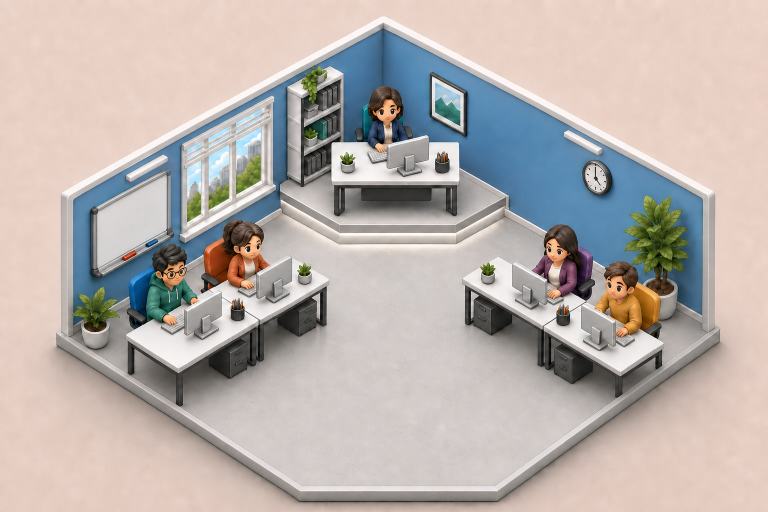
#> input picture artifacts/office-3d-modern-v3-purple-right-woman.png, 1536 x 1024 px (shown at 1/2 size); the run also reads 1 picture not shown here
$ python build-office-3d-motion-v1.py
#> lines starting #> are read from the running program, lines starting #| are printed output that depends on the picture
# 이 스크립트는 3D V4 원본을 고정한 채 인물의 눈·입·손 패치와 두 모던 테마를 생성한다.

from __future__ import annotations

import json
from pathlib import Path

from PIL import Image, ImageDraw, ImageFilter


PROJECT_DIR = Path(__file__).resolve().parents[1]
ARTIFACTS_DIR = PROJECT_DIR / "artifacts"
RESOURCES_DIR = PROJECT_DIR / "Sources" / "OfficeCore" / "Resources"
SOURCE_DIR = ARTIFACTS_DIR / "motion-sources"
MOTION_DIR = RESOURCES_DIR / "office-3d-motion-v1"
MODERN_BASE_PATH = (
    ARTIFACTS_DIR / "office-3d-modern-v3-purple-right-woman.png"
)
MODERN_NIGHT_BASE_PATH = (
    ARTIFACTS_DIR / "office-3d-modern-night-v3-purple-right-woman.png"
)
THEME_PATHS = {
    "modernDay": RESOURCES_DIR / "office-theme-modern-day-v4.png",
    "modernNight": RESOURCES_DIR / "office-theme-modern-night-v4.png",
}
SOURCE_PATHS = {
    "boss-blink": SOURCE_DIR / "boss-blink-source.png",
    "workers-blink": SOURCE_DIR / "workers-blink-source.png",
    "mouth": SOURCE_DIR / "all-mouth-source.png",
    "typing": SOURCE_DIR / "all-typing-source.png",
    "modern-blink": SOURCE_DIR / "modern-blink-source.png",
    "modern-right-woman-blink": (
        SOURCE_DIR / "modern-right-woman-blink-purple-source.png"
    ),
    "modern-mouth": SOURCE_DIR / "modern-mouth-purple-source.png",
    "modern-typing": SOURCE_DIR / "modern-typing-purple-source.png",
    "modern-night-blink": SOURCE_DIR / "modern-night-blink-source.png",
    "modern-night-right-woman-blink": (
        SOURCE_DIR / "modern-night-right-woman-blink-purple-source.png"
    ),
    "modern-night-mouth": SOURCE_DIR / "modern-night-mouth-purple-source.png",
    "modern-night-typing": SOURCE_DIR / "modern-night-typing-purple-source.png",
}


SPECS = [
    {
        "character": "boss",
        "kind": "blink",
        "source": "boss-blink",
        "crop": (744, 202, 806, 239),
        "ellipses": [(750, 209, 775, 234), (776, 208, 801, 233)],
        "feather": 1.25,
    },
    {
        "character": "boss",
        "kind": "mouth",
        "source": "mouth",
        "crop": (754, 229, 793, 256),
        "ellipses": [(758, 231, 789, 254)],
        "feather": 1.0,
    },
    {
        "character": "boss",
        "kind": "typing",
        "source": "typing",
        "crop": (738, 269, 786, 311),
        "ellipses": [(744, 274, 780, 307)],
        "feather": 1.5,
    },
    {
        "character": "left-man",
        "kind": "blink",
        "source": "workers-blink",
        "crop": (323, 524, 381, 566),
        "ellipses": [(330, 532, 352, 559), (352, 528, 377, 556)],
        "feather": 1.0,
    },
    {
        "character": "left-man",
        "kind": "mouth",
        "source": "mouth",
        "crop": (338, 558, 370, 582),
        "ellipses": [(341, 560, 367, 580)],
        "feather": 1.0,
    },
    {
        "character": "left-man",
        "kind": "typing",
        "source": "typing",
        "crop": (316, 579, 410, 655),
        "ellipses": [(327, 610, 370, 641)],
        "feather": 1.0,
        "strength": 0.42,
    },
    {
        "character": "left-woman",
        "kind": "blink",
        "source": "workers-blink",
        "crop": (480, 478, 531, 514),
        "ellipses": [(484, 483, 504, 509), (507, 481, 528, 508)],
        "feather": 1.0,
    },
    {
        "character": "left-woman",
        "kind": "mouth",
        "source": "mouth",
        "crop": (487, 507, 525, 533),
        "ellipses": [(490, 509, 522, 531)],
        "feather": 1.0,
    },
    {
        "character": "left-woman",
        "kind": "typing",
        "source": "typing",
        "crop": (468, 538, 527, 585),
        "ellipses": [(475, 545, 521, 582)],
        "feather": 1.5,
    },
    {
        "character": "right-woman",
        "kind": "blink",
        "source": "workers-blink",
        "crop": (1085, 481, 1143, 520),
        "ellipses": [(1090, 488, 1112, 515), (1116, 486, 1138, 514)],
        "feather": 1.0,
    },
    {
        "character": "right-woman",
        "kind": "mouth",
        "source": "mouth",
        "crop": (1097, 510, 1134, 538),
        "ellipses": [(1100, 513, 1131, 536)],
        "feather": 1.0,
    },
    {
        "character": "right-woman",
        "kind": "typing",
        "source": "typing",
        "crop": (1084, 558, 1146, 608),
        "ellipses": [(1093, 566, 1136, 596)],
        "feather": 1.0,
        "strength": 0.48,
    },
    {
        "character": "right-man",
        "kind": "blink",
        "source": "workers-blink",
        "crop": (1205, 557, 1269, 600),
        "ellipses": [(1211, 565, 1235, 595), (1239, 563, 1264, 593)],
        "feather": 1.0,
    },
    {
        "character": "right-man",
        "kind": "mouth",
        "source": "mouth",
        "crop": (1218, 588, 1259, 618),
        "ellipses": [(1222, 592, 1256, 616)],
        "feather": 1.0,
    },
    {
        "character": "right-man",
        "kind": "typing",
        "source": "typing",
        "crop": (1205, 626, 1280, 681),
        "ellipses": [(1213, 634, 1275, 678)],
        "feather": 1.5,
    },
]


# [79 lines left out: functions add_radial_glow, localized_variant, build_contact_sheet, build_motion_contact_sheet, not called in this run]


def main() -> None:
    modern_base = Image.open(MODERN_BASE_PATH).convert("RGB")
#> modern_base is the input picture: PIL image 1536x1024 RGB; mean R, G, B 185.2, 177, 173.2
    modern_night_base = Image.open(MODERN_NIGHT_BASE_PATH).convert("RGB")
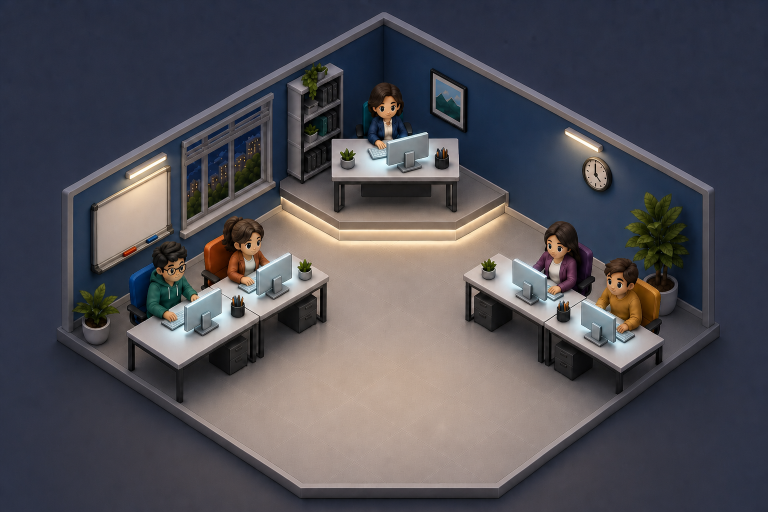
#> input picture artifacts/office-3d-modern-night-v3-purple-right-woman.png, 1536 x 1024 px (shown at 1/2 size)
#> modern_night_base is the input picture: PIL image 1536x1024 RGB; mean R, G, B 79.8, 78.1, 84.2
    for name, image in {
        "모던": modern_base,
        "모던 야간": modern_night_base,
    }.items():
        if image.size != (1_536, 1_024):
            raise ValueError(
                f"{name} V4 원본 크기가 올바르지 않습니다. {image.size}"
            )
#> this loop made 2 passes
#> name on passes 1 to 2: '모던', '모던 야간'

    generated_sources = {
        key: Image.open(path).convert("RGB")
        for key, path in SOURCE_PATHS.items()
    }
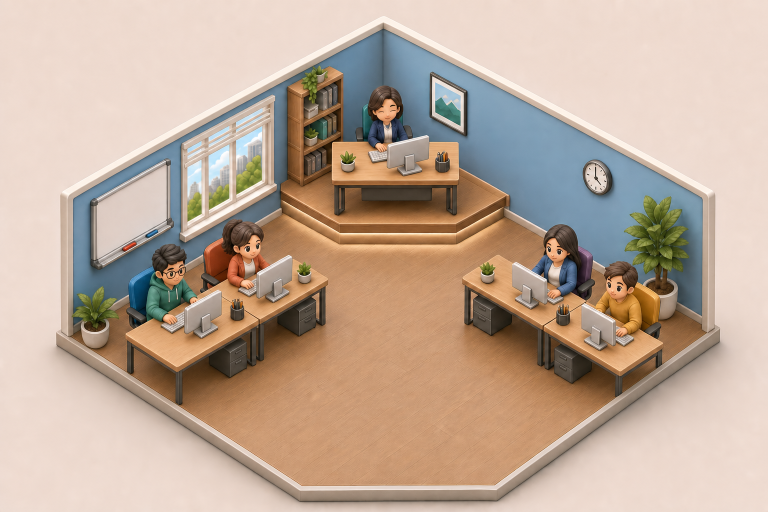
#> input picture artifacts/motion-sources/boss-blink-source.png, 1536 x 1024 px (shown at 1/2 size)
    for key, image in generated_sources.items():
        if image.size != modern_base.size:
            raise ValueError(f"{key} 원형 크기가 올바르지 않습니다. {image.size}")

    theme_bases = {
        "modernDay": modern_base,
        "modernNight": modern_night_base,
    }
    themes = {theme: theme_bases[theme] for theme in THEME_PATHS}
    for theme, path in THEME_PATHS.items():
        path.parent.mkdir(parents=True, exist_ok=True)
        themes[theme].save(path)

    if MOTION_DIR.exists():
        for path in MOTION_DIR.rglob("*.png"):
            path.unlink()

    manifest = []
    for spec in SPECS:
        x0, y0, x1, y1 = spec["crop"]
        manifest.append(
            {
                "character": spec["character"],
                "kind": spec["kind"],
                "x": x0,
                "y": y0,
                "width": x1 - x0,
                "height": y1 - y0,
            }
        )

        for theme in THEME_PATHS:
            if (
                theme == "modernNight"
                and spec["character"] == "right-woman"
                and spec["kind"] == "blink"
            ):
                source_key = "modern-night-right-woman-blink"
            elif (
                theme == "modernDay"
                and spec["character"] == "right-woman"
                and spec["kind"] == "blink"
            ):
                source_key = "modern-right-woman-blink"
            elif theme == "modernNight":
                source_key = f"modern-night-{spec['kind']}"
            elif theme == "modernDay":
                source_key = f"modern-{spec['kind']}"
            localized = localized_variant(
                theme_bases[theme],
                generated_sources[source_key],
                spec,
            )
            patch = localized.crop(spec["crop"])
            output_dir = MOTION_DIR / theme
            output_dir.mkdir(parents=True, exist_ok=True)
            patch.save(
                output_dir
                / f"{spec['character']}-{spec['kind']}.png"
            )

    (ARTIFACTS_DIR / "office-3d-motion-v1-boxes.json").write_text(
        json.dumps(manifest, ensure_ascii=False, indent=2) + "\n",
        encoding="utf-8",
    )
    build_contact_sheet(themes)
    build_motion_contact_sheet(
        themes["modernDay"],
        "modernDay",
        "office-3d-modern-motion-v1-contact-sheet.png",
    )
    build_motion_contact_sheet(
        themes["modernNight"],
        "modernNight",
        "office-3d-modern-night-motion-v1-contact-sheet.png",
    )

    print(f"테마 2장 생성. {RESOURCES_DIR}")
    print(f"동작 패치 {len(SPECS) * len(THEME_PATHS)}장 생성. {MOTION_DIR}")


if __name__ == "__main__":
#> (the run stopped early here; a loop or call above may not have finished)
